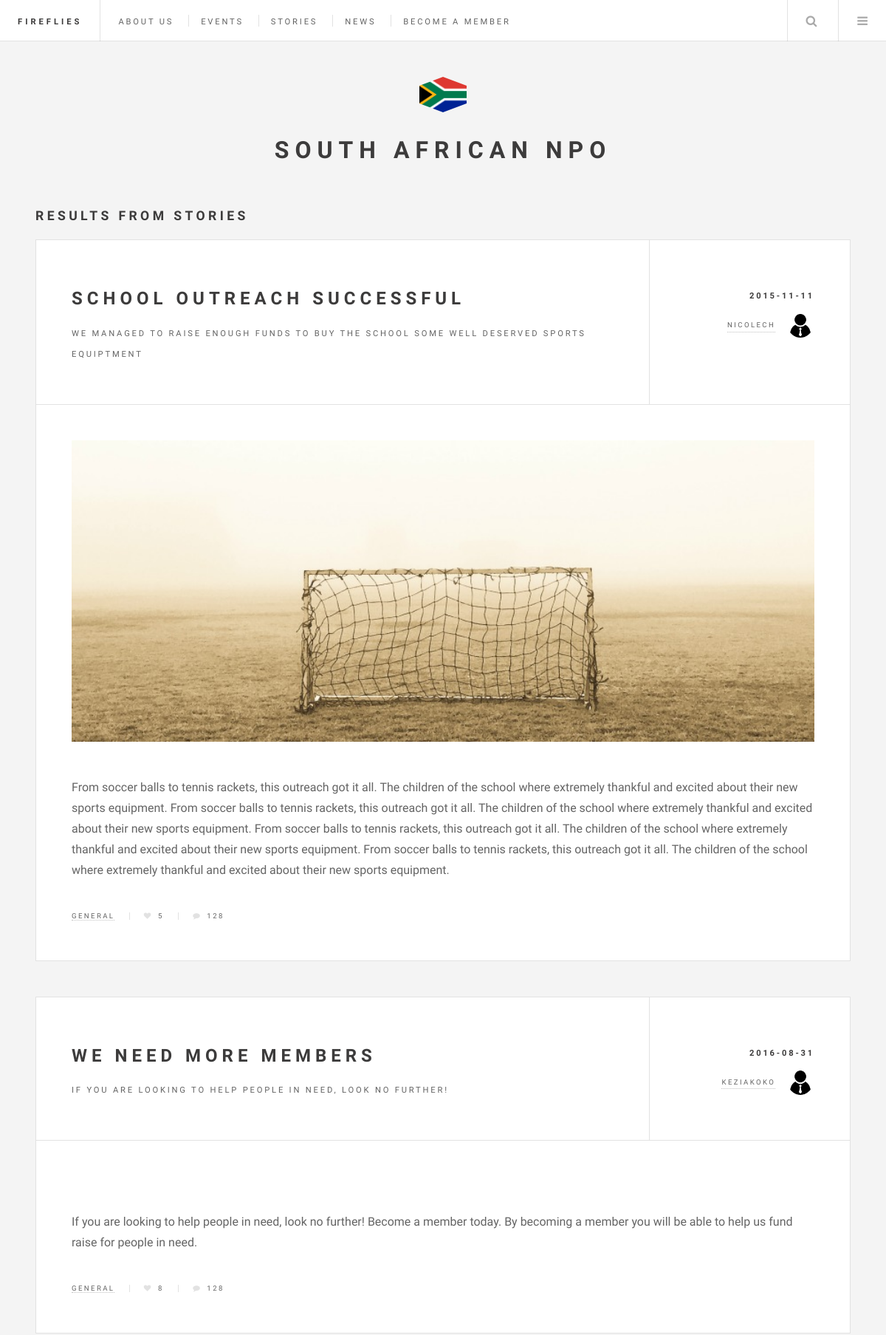
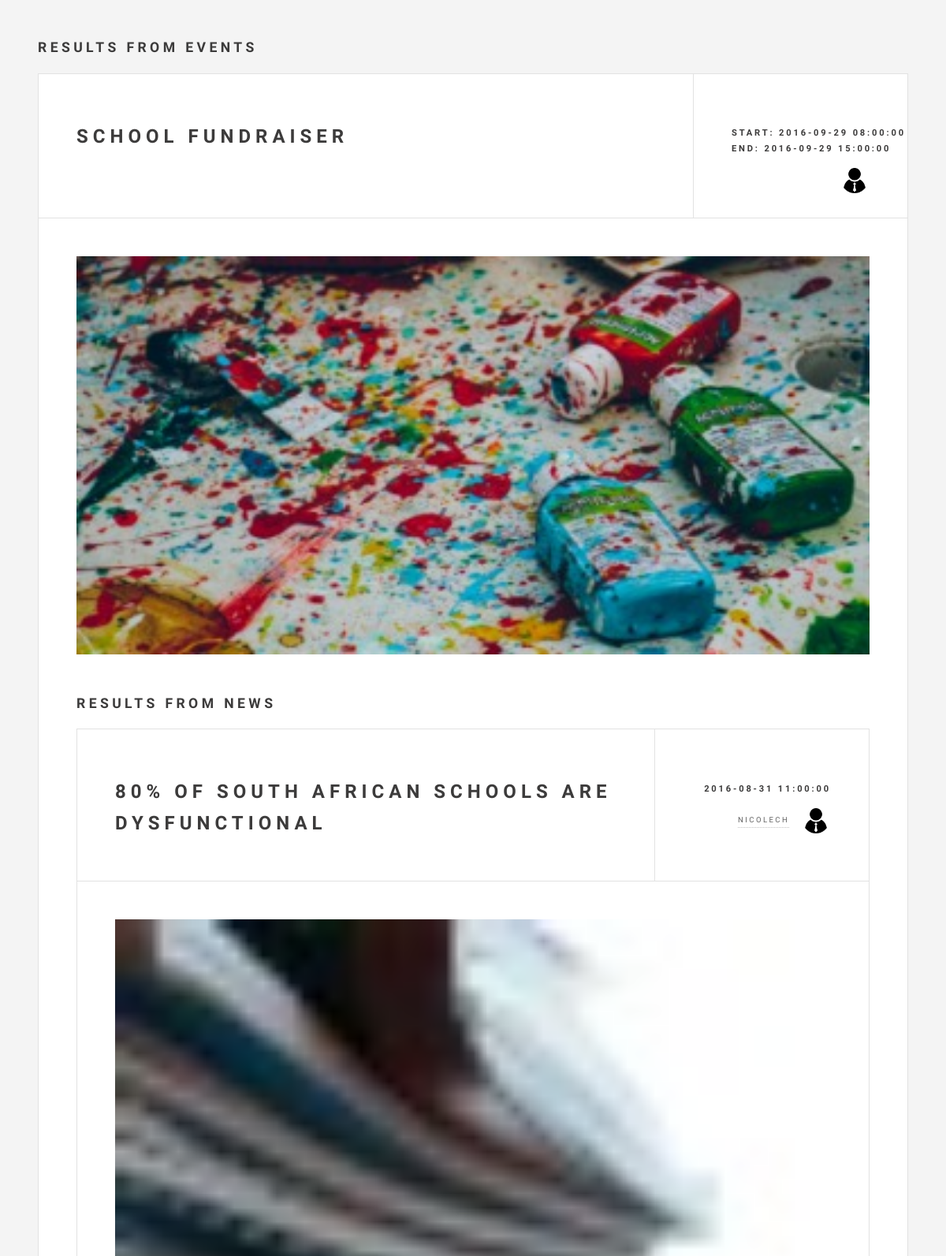
Screenshot of /pages/search.php (upper part) with the database file from the repository (2 pictures, top to bottom).
### tables this page shows
CREATE TABLE IF NOT EXISTS `members` (
  `id` int(11) NOT NULL AUTO_INCREMENT,
  `username` text NOT NULL,
  `email` text NOT NULL,
  `password` text NOT NULL,
  `image` text NOT NULL,
  `admin` tinyint(1) NOT NULL,
  PRIMARY KEY (`id`)
);

### pages/search.php (the view, shortened to what this page needs)
<?php
	include 'dbconfig.php';
	$desc = $_GET["query"];
	$i = 0;
	$j = 0;
	$k = 0;
	$eventID = array();
	$eventName = array();
	$eventStart = array();
	$eventEnd = array();
	$eventImage = array();
	$eventUser = array();
	$newsID = array();
	$newsTitle = array();
	$newsDate = array();
	$newsImage = array();
	$storiesID = array();
	$storiesTitle = array();
	$storiesDescription = array();
	$storiesStory = array();
	$storiesDate = array();
	$storiesUserId = array();
	$storiesImage = array();
	$storiesLikes = array();
	$sql = "SELECT * FROM events WHERE eventName LIKE '%$desc%'";
	$result = mysqli_query($conn, $sql);
	while($row = $result->fetch_assoc())
	{
		$eventID[$i] = $row['id'];
		$eventName[$i] = $row['eventName'];
		$eventStart[$i] = $row['startDateTime'];
		$eventEnd[$i] = $row['endDateTime'];
		$eventImage[$i] = $row['photo'];
		$eventUser[$i] = $row['postedBy'];
		$i++;
	}
	$sql = "SELECT * FROM news WHERE title LIKE '%$desc%'";
	$result = mysqli_query($conn, $sql);
	while($row = $result->fetch_assoc())
	{
		$newsID[$j] = $row['id'];
		$newsTitle[$j] = $row['title'];
		$newsDate[$j] = $row['date'];
		$newsImage[$j] = $row['image'];
		$j++;
	}
	$sql = "SELECT * FROM stories WHERE title LIKE '%$desc%'";
	$result = mysqli_query($conn, $sql);
	while($row = $result->fetch_assoc())
	{
		$storiesID[$k] = $row['id'];
		$storiesTitle[$k] = $row['title'];
		$storiesDescription[$k] = $row['description'];
		$storiesStory[$k] = $row['story'];
		$storiesDate[$k] = $row['date'];
		$storiesUserId[$k] = $row['postedBy'];
		$storiesImage[$k] = $row['image'];
		$storiesLikes[$k] = $row['numLikes'];
		$k++;
	}
?>
<!DOCTYPE HTML>
<html>
	<head>
		<link rel="stylesheet" href="../assets/css/main.css"/>
	</head>
	<body>
		<div id="wrapper">
			<header id="header">
				<h1><a href="../index.php">Fireflies</a></h1>
				<nav class="links">
					<ul>
						<li><a href="about.php">About us</a></li>
						<li><a href="events.php">Events</a></li>
						<li><a href="stories.php">Stories</a></li>
						<li><a href="news.php">News</a></li>
						<?php
							if(isset($_SESSION['sessionId']))
							{
								$uid=$_SESSION['userId'];
								$sql = "SELECT admin FROM members WHERE id='$uid'";
								$result = mysqli_query($conn, $sql);
								$admin = false;
								while($row = $result->fetch_assoc())
								{
									$admin = $row["admin"];
								}
								if($admin)
								{
									echo'<li><a href="admin.php">Admin</a></li>';
								}
								echo'<li><a href="logout.php">Logout</a></li>';
							}
							else
							{
								echo'<li><a href="pages/signup.php">Become a Member</a></li>';
							}
						?>
					</ul>
				</nav>
				<nav class="main">
					<ul>
						<li class="search">
							<a class="fa-search" href="#search">Search</a>
						</li>
						<li class="menu">
							<a class="fa-bars" href="#menu">Menu</a>
						</li>
					</ul>
				</nav>
			</header>
			<div id="main">
				<?php
					if(count($storiesID)>0)
					{
						echo"<h2>Results from Stories</h2>";
					}
					for($i = 0; $i < count($storiesID); $i++)
					{
						$sql = "SELECT * FROM members WHERE id = '" . $storiesUserId[$i] . "'";
						$test2 = $conn->query($sql);
						while($row2 = $test2->fetch_assoc())
						{
							$user = $row2['username'];
							$profile = $row2['image'];
						}
						echo '<article class="post">';
						echo '<header>';
						echo '<div class="title">';
						echo '<h2><a href="#">' . $storiesTitle[$i] . '</a></h2>';
						echo '<p>' . $storiesDescription[$i] . '</p>';
						echo '</div>';
						echo '<div class="meta">';
						echo '<time class="published" datetime="' . $storiesDate[$i] . '">' . $storiesDate[$i] . '</time>';
						echo '<span class="author"><span class="name">' . $user . '</span><img src="../' . $profile . '" alt="" /></span>';
						echo '</div>';
						echo '</header>';
						echo '<a href="#" class="image featured"><img src="../' . $storiesImage[$i] . '" alt="" /></a>';
						echo '<p>' . $storiesStory[$i] . '</p>';
						echo '<footer>';
						echo '<ul class="stats">';
						echo '<li><a href="#">General</a></li>';
						echo '<li><a href="#" class="icon fa-heart">' . $storiesLikes[$i] . '</a></li>';
						echo '<li><a href="#" class="icon fa-comment">128</a></li>';
						echo '</ul>';
						echo '</footer>';
						echo '</article>';
					}
				?>
				<?php
					if(count($eventID)>0)
					{
						echo"<h2>Results from Events</h2>";
					}
					for($i = 0; $i < count($eventID); $i++)
					{
						$sql = "SELECT * FROM members WHERE id = '" . $eventUser[$i] . "'";
						$test2 = $conn->query($sql);
						while($row2 = $test2->fetch_assoc())
						{
							$userImage = $row2['image'];
						}
						echo '<article class="post">';
						echo '<header>';
						echo '<div class="title">';
						echo '<h2><a href="#">' . $eventName[$i] . '</a></h2>';
						echo '</div>';
						echo '<div class="meta">';
						echo '<div class="published"><span>Start: </span><time  datetime="' . $eventStart[$i] . '">' . $eventStart[$i] . '</time></span><br>';
						echo '<span>End: <time  datetime="' . $eventEnd[$i] . '">' . $eventEnd[$i] . '</time></span></div>';
						echo '<span class="author"><img src="../' . $userImage . '" alt="" /></span>';
						echo '</div>';
						echo '</header>';
						echo '<a href="#" class="image featured"><img src="../' . $eventImage[$i] . '" alt="" /></a>';
					}
				?>
				<?php
					if(count($newsID)>0)
					{
						echo"<h2>Results from news</h2>";
					}
					for($i = 0; $i < count($newsID); $i++)
					{
						$sql = "SELECT * FROM members WHERE id = '" . $newsID[$i] . "'";
						$test2 = $conn->query($sql);
						while($row2 = $test2->fetch_assoc())
						{
							$userName = $row2['username'];
							$userImage = $row2['image'];
						}
						echo '<article class="post">';
						echo '<header>';
						echo '<div class="title">';
						echo '<h2><a href="#">' . $newsTitle[$i] . '</a></h2>';
						echo '</div>';
						echo '<div class="meta">';
						echo '<time class="published" datetime="' . $newsDate[$i] . '">' . $newsDate[$i] . '</time>';
						echo '<span class="author"><span class="name">' . $userName . '</span><img src="../' . $userImage . '" alt="" /></span>';
						echo '</div>';
						echo '</header>';
						echo '<a href="#" class="image featured"><img src="../' . $newsImage[$i] . '" alt="" /></a>';
					}
				?>
			</div>
			<section id="sidebar">
				<section id="intro">
					<a href="#" class="logo"><img src="../images/sa_flag.gif" alt=""/></a>
					<header>
						<h2>South African NPO</h2>
					</header>
				</section>
			</section>
		</div>
	</body>
</html>

### rows the page displays
members: username "NICOLECH", image (picture)
members: username "KEZIAKOKO", image (picture)

### other values shown
$storiesTitle[$i] "SCHOOL OUTREACH SUCCESSFUL"
$storiesDescription[$i] "WE MANAGED TO RAISE ENOUGH FUNDS TO BUY THE SCHOOL SOME WELL DESERVED SPORTS EQUIPTMENT"
$storiesDate[$i] "2015-11-11"
$storiesLikes[$i] "5"
$storiesTitle[$i] "WE NEED MORE MEMBERS"
$storiesDescription[$i] "IF YOU ARE LOOKING TO HELP PEOPLE IN NEED, LOOK NO FURTHER!"
$storiesDate[$i] "2016-08-31"
$storiesStory[$i] "If you are looking to help people in need, look no further! Become a member today. By becoming a member you will be able to help us fund raise for people in need."
$storiesLikes[$i] "8"
$eventName[$i] "SCHOOL FUNDRAISER"
$eventStart[$i] "2016-09-29 08:00:00"
$eventEnd[$i] "2016-09-29 15:00:00"
$newsTitle[$i] "80% OF SOUTH AFRICAN SCHOOLS ARE DYSFUNCTIONAL"
$newsDate[$i] "2016-08-31 11:00:00"
